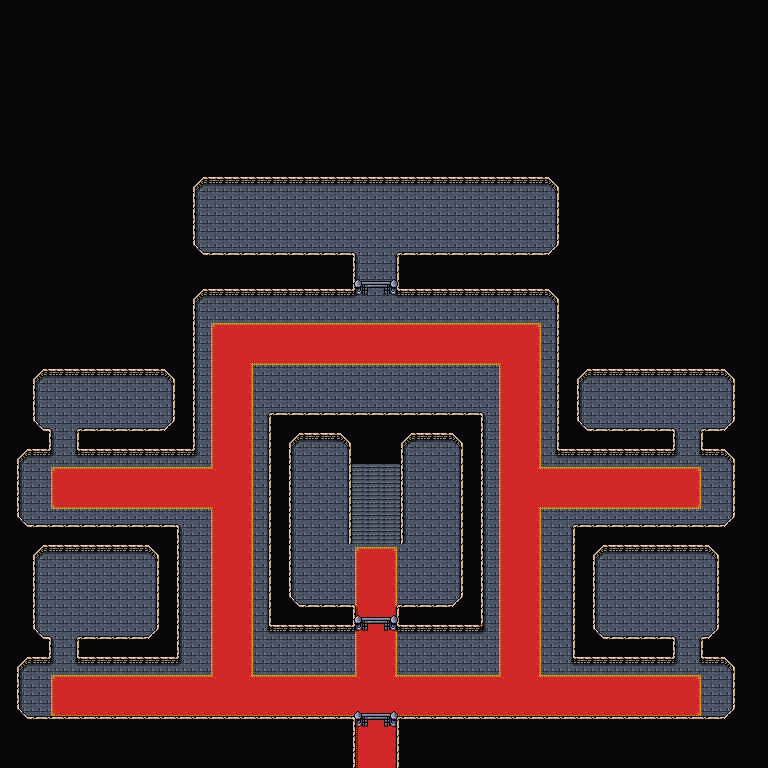

Rendered tile map (Tiled .tmx) drawn with the repository's tilesets; below, a short description and the map source with its tile grids summarised:
An orthogonal 48x48 tile map with 16x16 px tiles, 5 tile layers (Background, Floor, Ground, Foreground, ...), 2 tilesets and 22 objects.

<map version="1.10" tiledversion="1.10.1" orientation="orthogonal" renderorder="right-down" width="48" height="48" tilewidth="16" tileheight="16" infinite="0" nextlayerid="7" nextobjectid="85">
 <editorsettings>
  <export target="wastetown..tmx" format="tmx" />
 </editorsettings>
 <properties>
  <property name="dungeonEffect" value="{&quot;startBattleWithCard&quot;: [&quot;Glorious Anthem|USG&quot;]}">{"startBattleWithCard": ["Glorious Anthem|USG"]}</property>
  <property name="respawnEnemies" type="bool" value="true" />
 </properties>
 <tileset firstgid="1" source="../../../../../common/maps/tileset/main.tsx" />
 <tileset firstgid="10113" source="../../../../../common/maps/tileset/buildings.tsx" />
 <layer id="1" name="Background" width="48" height="48">
  <data>[2304 cells, 2304 non-empty, 3 distinct tile ids]</data>
 </layer>
 <layer id="6" name="Floor" width="48" height="48">
  <data>[2304 cells, 261 non-empty, 12 distinct tile ids]</data>
 </layer>
 <layer id="2" name="Ground" width="48" height="48">
  <data>[2304 cells, 23 non-empty, 6 distinct tile ids]</data>
 </layer>
 <layer id="3" name="Foreground" width="48" height="48">
  <properties>
   <property name="spriteLayer" type="bool" value="true" />
  </properties>
  <data>[2304 cells, 1662 non-empty, 15 distinct tile ids]</data>
 </layer>
 <layer id="5" name="AboveSprites" width="48" height="48">
  <data>[2304 cells, 9 non-empty, 3 distinct tile ids]</data>
 </layer>
 <objectgroup id="4" name="Objects">
  <object id="47" template="../../../../../common/maps/obj/gold.tx" x="422.333" y="462">
   <properties>
    <property name="reward">[
  {
    "type": "gold",
    "count": 180,
    "addMaxCount": 40
 }
]</property>
   </properties>
  </object>
  </objectgroup>
</map>
<!-- 21 of 22 objects omitted -->
